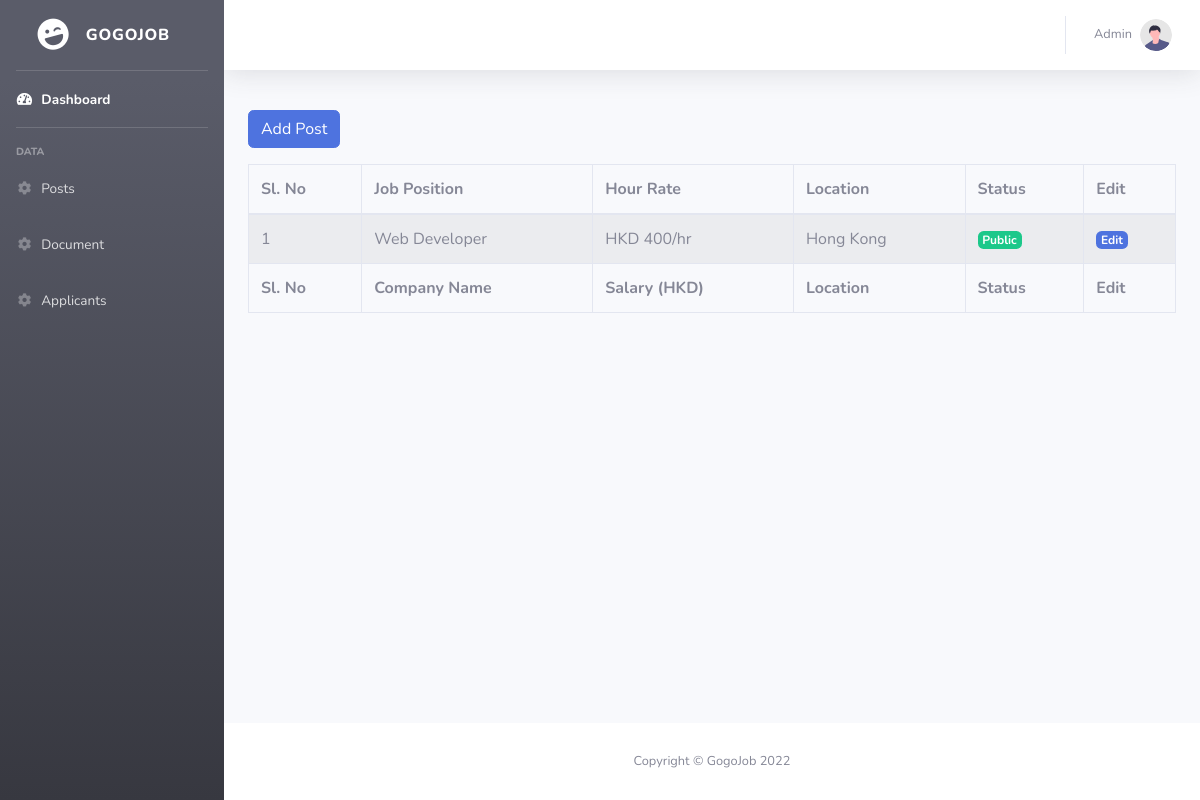
Before: /admin/post.php (signed in) with the older database file.
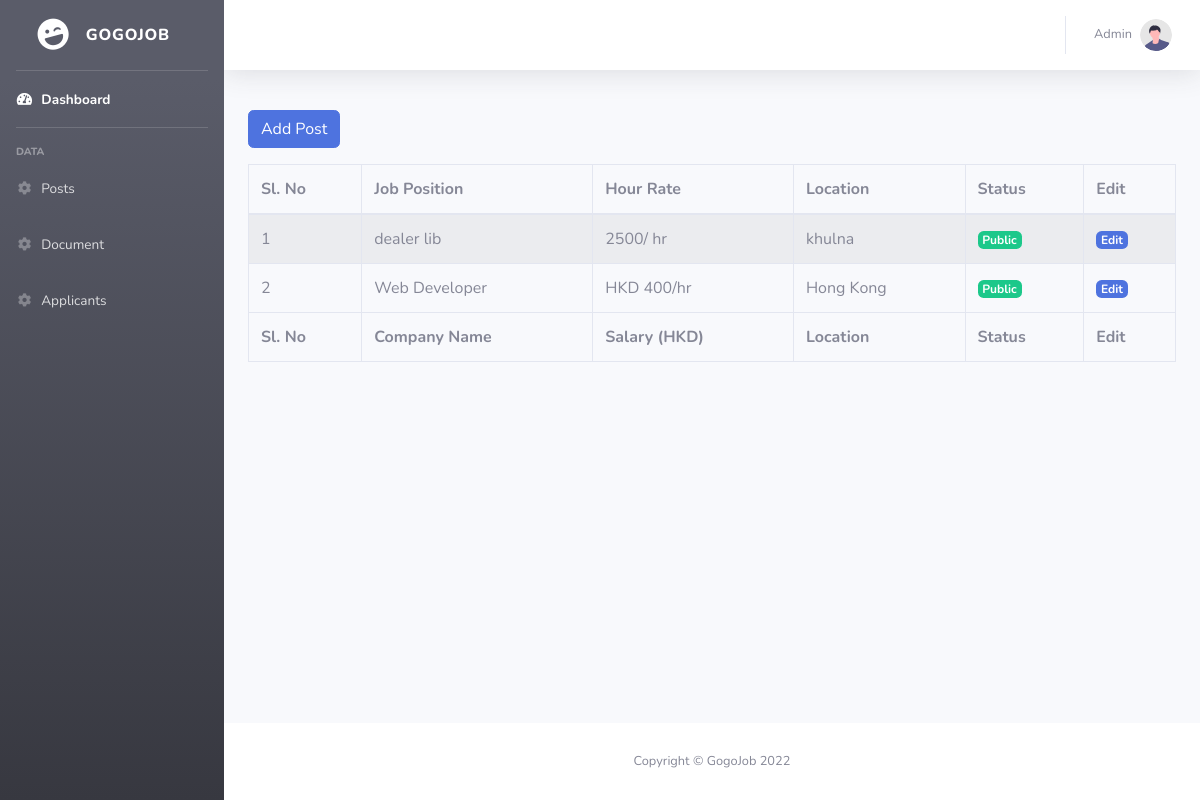
After: the same page with the newer database file.
### tables this page shows
CREATE TABLE `post` (
  `id` int(20) NOT NULL,
  `company_name` varchar(255) NOT NULL,
  `salary` varchar(255) NOT NULL,
  `location` varchar(255) NOT NULL,
  `status` int(11) NOT NULL DEFAULT 1
);

### admin/post.php (the view, shortened to what this page needs)
<?php
include('../config/db_config.php');
?>
<!DOCTYPE html>
<html lang="en">
<head>
    <?php require_once 'include/css.php'; ?>
</head>
<body id="page-top">
<div id="wrapper">
    <?php require_once 'include/sidebar.php'; ?>
    <div id="content-wrapper" class="d-flex flex-column">
        <div id="content">
            <?php require_once 'include/topbar.php'; ?>
            <div class="container-fluid">
                <button type="button" class="btn btn-primary my-3" data-toggle="modal" data-target="#exampleModal">
                    Add Post
                </button>
                <table id="example" class="table table-striped table-bordered" style="width:100%">
                    <thead>
                    <tr>
                        <th>Sl. No</th>
                        <th>Job Position</th>
                        <th>Hour Rate</th>
                        <th>Location</th>
                        <th>Status</th>
                        <th>Edit</th>
                    </tr>
                    </thead>
                    <tbody>
                        <?php
                        $select_post = $con->query("select * from post order by id desc");
                        if($select_post->num_rows > 0){
                            $sl = 0;
                            while($post = mysqli_fetch_assoc($select_post)){
                                $sl++;
                                ?>
                        <tr>
                                <td><?php echo $sl;?></td>
                                <td><?php echo $post['company_name'];?></td>
                                <td><?php echo $post['salary'];?></td>
                                <td><?php echo $post['location'];?></td>
                                <td><?php if($post['status'] == 1) echo '<span class="badge badge-success">Public</span>'; else echo '<span class="badge badge-danger">Private</span>';?></td>
                                <td><a href="edit_post.php?id=<?php echo $post['id'];?>"><span class="badge badge-primary">Edit</span></a></td>
                        </tr>
                                <?php
                            }
                        }
                        ?>
                    </tbody>
                    <tfoot>
                    <tr>
                        <th>Sl. No</th>
                        <th>Company Name</th>
                        <th>Salary (HKD)</th>
                        <th>Location</th>
                        <th>Status</th>
                        <th>Edit</th>
                    </tr>
                    </tfoot>
                </table>
            </div>
        </div>
        <?php require_once 'include/footer.php'; ?>
    </div>
</div>
</body>
</html>

### admin/include/css.php (shortened to what this page needs)
<link href="vendor/fontawesome-free/css/all.min.css" rel="stylesheet" type="text/css">
<link href="css/sb-admin-2.min.css" rel="stylesheet">
<link href="vendor/datatables/dataTables.bootstrap4.min.css" rel="stylesheet">

### admin/include/sidebar.php
<ul class="navbar-nav bg-gradient-dark sidebar sidebar-dark accordion" id="accordionSidebar">
    <a class="sidebar-brand d-flex align-items-center justify-content-center" href="dashboard.php">
        <div class="sidebar-brand-icon rotate-n-15">
            <i class="fas fa-laugh-wink"></i>
        </div>
        <div class="sidebar-brand-text mx-3">GogoJob</div>
    </a>
    <hr class="sidebar-divider my-0">
    <li class="nav-item active">
        <a class="nav-link" href="dashboard.php">
            <i class="fas fa-fw fa-tachometer-alt"></i>
            <span>Dashboard</span></a>
    </li>
    <hr class="sidebar-divider">
    <div class="sidebar-heading">
        Data
    </div>
    <li class="nav-item">
        <a class="nav-link collapsed" href="post.php"
           aria-expanded="true" aria-controls="collapseTwo">
            <i class="fas fa-fw fa-cog"></i>
            <span>Posts</span>
        </a>
    </li>
    <li class="nav-item">
        <a class="nav-link collapsed" href="document.php"
           aria-expanded="true" aria-controls="collapseTwo">
            <i class="fas fa-fw fa-cog"></i>
            <span>Document</span>
        </a>
    </li>
    <li class="nav-item">
        <a class="nav-link collapsed" href="document.php"
           aria-expanded="true" aria-controls="collapseTwo">
            <i class="fas fa-fw fa-cog"></i>
            <span>Applicants</span>
        </a>
    </li>
</ul>

### admin/include/topbar.php (shortened to what this page needs)
<nav class="navbar navbar-expand navbar-light bg-white topbar mb-4 static-top shadow">
    <ul class="navbar-nav ml-auto">
        <li class="nav-item dropdown no-arrow">
            <a class="nav-link dropdown-toggle" href="#" id="userDropdown" role="button"
               data-toggle="dropdown" aria-haspopup="true" aria-expanded="false">
                <span class="mr-2 d-none d-lg-inline text-gray-600 small">Admin</span>
                <img class="img-profile rounded-circle"
                     src="img/undraw_profile.svg">
            </a>
        </li>
    </ul>
</nav>

### admin/include/footer.php
<footer class="sticky-footer bg-white">
    <div class="container my-auto">
        <div class="copyright text-center my-auto">
            <span>Copyright &copy; GogoJob 2022</span>
        </div>
    </div>
</footer>

Changed rows visible on the page:
added post: company_name "dealer lib", salary "2500/ hr", location "khulna", status "Public"
